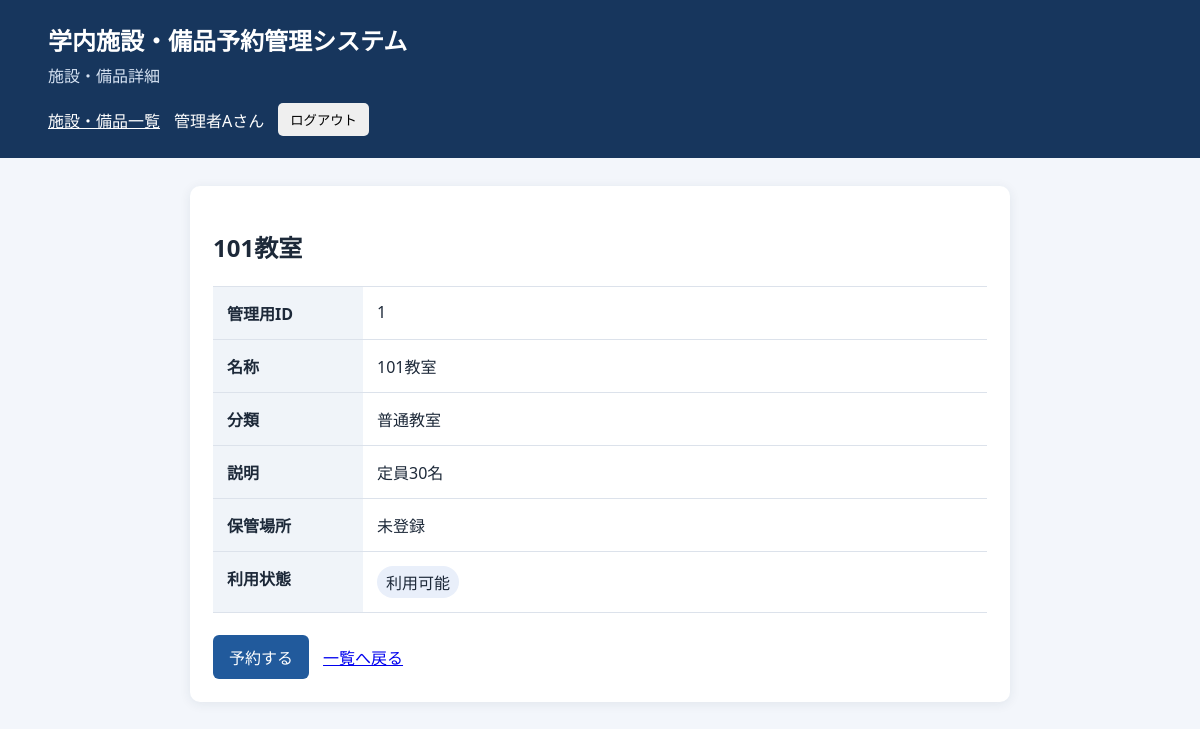
The app's page /item_detail.php?id=1 (signed in) with its own data.
### tables this page shows
CREATE TABLE IF NOT EXISTS users (
  id INT UNSIGNED NOT NULL AUTO_INCREMENT,
  name VARCHAR(100) NOT NULL,
  email VARCHAR(255) NOT NULL,
  password VARCHAR(255) NOT NULL,
  role ENUM('user','admin') NOT NULL DEFAULT 'user',
  PRIMARY KEY (id),
  UNIQUE KEY uq_users_email (email)
);

CREATE TABLE IF NOT EXISTS items (
  id INT UNSIGNED NOT NULL AUTO_INCREMENT,
  category_id INT UNSIGNED NOT NULL,
  name VARCHAR(100) NOT NULL,
  description TEXT NULL,
  storage_location VARCHAR(255) NULL,
  status ENUM('available','maintenance','inactive') NOT NULL DEFAULT 'available',
  PRIMARY KEY (id),
  KEY idx_items_category (category_id),
  CONSTRAINT fk_items_category FOREIGN KEY (category_id)
    REFERENCES categories(id) ON UPDATE CASCADE ON DELETE RESTRICT
);

CREATE TABLE IF NOT EXISTS categories (
  id INT UNSIGNED NOT NULL AUTO_INCREMENT,
  name VARCHAR(100) NOT NULL,
  PRIMARY KEY (id),
  UNIQUE KEY uq_categories_name (name)
);

### public/item_detail.php (the view, shortened to what this page needs)
<?php
function e(mixed $value): string
{
    return htmlspecialchars(
        (string) ($value ?? ''),
        ENT_QUOTES | ENT_SUBSTITUTE,
        'UTF-8'
    );
}
function status_label(string $status): string
{
    return [
        'available' => '利用可能',
        'maintenance' => 'メンテナンス',
        'inactive' => '利用停止',
    ][$status] ?? $status;
}
$item = null;
$currentUser = null;
$error = null;
$notFound = false;
$idInput = $_GET['id'] ?? '';
if (!is_string($idInput) || !ctype_digit($idInput) || (int) $idInput < 1) {
    http_response_code(404);
    $notFound = true;
} else {
    try {
        $pdo = new PDO(
            'mysql:host=' . getenv('DB_HOST')
                . ';dbname=' . getenv('DB_NAME')
                . ';charset=utf8mb4',
            (string) getenv('DB_USER'),
            (string) getenv('DB_PASSWORD'),
            [
                PDO::ATTR_ERRMODE => PDO::ERRMODE_EXCEPTION,
                PDO::ATTR_DEFAULT_FETCH_MODE => PDO::FETCH_ASSOC,
                PDO::ATTR_EMULATE_PREPARES => false,
            ]
        );
        if (!empty($_SESSION['uid'])) {
            $userStatement = $pdo->prepare(
                'SELECT id, name, role FROM users WHERE id = ?'
            );
            $userStatement->execute([(int) $_SESSION['uid']]);
            $currentUser = $userStatement->fetch() ?: null;
        }
        $itemStatement = $pdo->prepare(
            'SELECT i.id, i.name, i.description, i.status,'
                . ' c.name AS category_name, NULL AS storage_location'
                . ' FROM items i'
                . ' JOIN categories c ON c.id = i.category_id'
                . ' WHERE i.id = ?'
        );
        $itemStatement->execute([(int) $idInput]);
        $item = $itemStatement->fetch() ?: null;
    } catch (PDOException) {
        http_response_code(500);
        $error = '施設・備品の詳細を取得できませんでした。時間をおいて再度お試しください。';
    }
}
$isAdmin = ($currentUser['role'] ?? null) === 'admin';
?>
<!doctype html>
<html lang="ja">
<head>
</head>
<body>
<header>
  <h1>学内施設・備品予約管理システム</h1>
  <p>施設・備品詳細</p>
  <nav>
    <a href="/items.php">施設・備品一覧</a>
    <?php if ($currentUser): ?>
      <span><?= e($currentUser['name']) ?>さん</span>
      <form method="post" action="/logout.php">
        <button type="submit">ログアウト</button>
      </form>
    <?php else: ?>
      <a href="/login.php">ログイン</a>
    <?php endif; ?>
  </nav>
</header>
<main>
  <section class="card">
    <?php if ($error): ?>
      <h2>エラー</h2>
      <p class="alert" role="alert"><?= e($error) ?></p>
    <?php elseif ($notFound): ?>
      <h2>施設・備品が見つかりません</h2>
      <p class="alert" role="alert">指定された施設・備品は存在しないか、利用できません。</p>
    <?php else: ?>
      <h2><?= e($item['name']) ?></h2>
      <dl class="details">
        <?php if ($isAdmin): ?>
          <dt>管理用ID</dt>
          <dd><?= e($item['id']) ?></dd>
        <?php endif; ?>
        <dt>名称</dt>
        <dd><?= e($item['name']) ?></dd>
        <dt>分類</dt>
        <dd><?= e($item['category_name']) ?></dd>
        <dt>説明</dt>
        <dd><?= e($item['description'] ?: '未登録') ?></dd>
        <dt>保管場所</dt>
        <dd><?= e($item['storage_location'] ?: '未登録') ?></dd>
        <dt>利用状態</dt>
        <dd><span class="pill"><?= e(status_label((string) $item['status'])) ?></span></dd>
      </dl>
      <div class="actions">
        <?php if ($item['status'] === 'available' && $currentUser): ?>
          <a class="button" href="/rese_request.php?id=<?= e($item['id']) ?>">予約する</a>
        <?php elseif ($item['status'] === 'available'): ?>
          <a class="button" href="/login.php">ログインして予約する</a>
        <?php else: ?>
          <span class="muted">現在、この施設・備品は予約できません。</span>
        <?php endif; ?>
        <a href="/items.php">一覧へ戻る</a>
      </div>
    <?php endif; ?>
  </section>
</main>
</body>
</html>

### public/item_detail.php (style rules this page uses)
:root { font-family: system-ui, -apple-system, "Yu Gothic", Meiryo, sans-serif; color: #1d2939; background: #f3f6fb; }
* { box-sizing: border-box; }
body { margin: 0; }
header { background: #17365d; color: white; padding: 22px max(4vw, 20px); }
header h1 { margin: 0 0 6px; font-size: 1.5rem; }
header p { margin: 0; color: #d7e3f3; }
nav { display: flex; gap: 14px; margin-top: 16px; align-items: center; flex-wrap: wrap; }
nav a { color: white; }
nav form { margin: 0; }
nav button { padding: 7px 12px; border: 0; border-radius: 5px; cursor: pointer; }
main { max-width: 860px; margin: 28px auto; padding: 0 20px; }
.card { background: white; padding: 23px; border-radius: 10px; box-shadow: 0 2px 12px #182e4615; }
.details { display: grid; grid-template-columns: 150px minmax(0, 1fr); margin: 22px 0; border-top: 1px solid #dce2eb; }
.details dt, .details dd { margin: 0; padding: 14px; border-bottom: 1px solid #dce2eb; }
.details dt { background: #f0f4f9; font-weight: 700; }
.details dd { white-space: pre-wrap; overflow-wrap: anywhere; }
.pill { display: inline-block; padding: 4px 9px; border-radius: 20px; background: #e9effa; }
.actions { display: flex; gap: 14px; align-items: center; flex-wrap: wrap; }
.button { display: inline-block; padding: 10px 16px; border-radius: 6px; background: #215a9c; color: white; text-decoration: none; }

### records on screen
users: name "管理者A"
items: name "101教室", id "1", category.name "普通教室", description "定員30名", status "利用可能"

### other values on screen
$item['storage_location'] ?: '未登録' "未登録"
